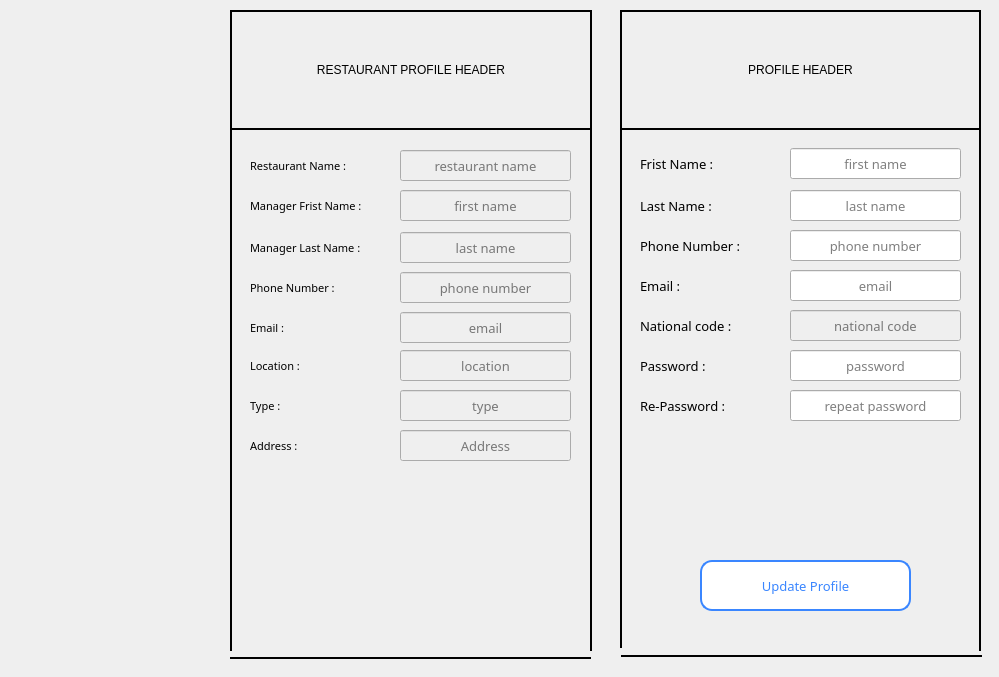
   <widget class="QWidget" name="widget">
    <attribute name="title">
     <string>Profile</string>
    </attribute>
    <widget class="Line" name="line_10">
     <property name="geometry">
      <rect>
       <x>230</x>
       <y>648</y>
       <width>361</width>
       <height>20</height>
      </rect>
     </property>
     <property name="frameShadow">
      <enum>QFrame::Plain</enum>
     </property>
     <property name="lineWidth">
      <number>2</number>
     </property>
     <property name="orientation">
      <enum>Qt::Horizontal</enum>
     </property>
    </widget>
    <widget class="Line" name="line_11">
     <property name="geometry">
      <rect>
       <x>581</x>
       <y>120</y>
       <width>20</width>
       <height>531</height>
      </rect>
     </property>
     <property name="frameShadow">
      <enum>QFrame::Plain</enum>
     </property>
     <property name="lineWidth">
      <number>2</number>
     </property>
     <property name="midLineWidth">
      <number>0</number>
     </property>
     <property name="orientation">
      <enum>Qt::Vertical</enum>
     </property>
    </widget>
    <widget class="Line" name="line_12">
     <property name="geometry">
      <rect>
       <x>221</x>
       <y>130</y>
       <width>20</width>
       <height>521</height>
      </rect>
     </property>
     <property name="frameShadow">
      <enum>QFrame::Plain</enum>
     </property>
     <property name="lineWidth">
      <number>2</number>
     </property>
     <property name="orientation">
      <enum>Qt::Vertical</enum>
     </property>
    </widget>
    <widget class="QLabel" name="restaurant_info_header">
     <property name="geometry">
      <rect>
       <x>230</x>
       <y>10</y>
       <width>362</width>
       <height>120</height>
      </rect>
     </property>
     <property name="frameShape">
      <enum>QFrame::WinPanel</enum>
     </property>
     <property name="text">
      <string>RESTAURANT PROFILE HEADER</string>
     </property>
     <property name="alignment">
      <set>Qt::AlignCenter</set>
     </property>
    </widget>
    <widget class="Line" name="line_13">
     <property name="geometry">
      <rect>
       <x>621</x>
       <y>648</y>
       <width>361</width>
       <height>16</height>
      </rect>
     </property>
     <property name="frameShadow">
      <enum>QFrame::Plain</enum>
     </property>
     <property name="lineWidth">
      <number>2</number>
     </property>
     <property name="orientation">
      <enum>Qt::Horizontal</enum>
     </property>
    </widget>
    <widget class="Line" name="line_14">
     <property name="geometry">
      <rect>
       <x>970</x>
       <y>120</y>
       <width>20</width>
       <height>531</height>
      </rect>
     </property>
     <property name="frameShadow">
      <enum>QFrame::Plain</enum>
     </property>
     <property name="lineWidth">
      <number>2</number>
     </property>
     <property name="midLineWidth">
      <number>0</number>
     </property>
     <property name="orientation">
      <enum>Qt::Vertical</enum>
     </property>
    </widget>
    <widget class="QLineEdit" name="first_name_input">
     <property name="geometry">
      <rect>
       <x>790</x>
       <y>148</y>
       <width>171</width>
       <height>31</height>
      </rect>
     </property>
     <property name="font">
      <font>
       <family>MV Boli</family>
       <pointsize>10</pointsize>
      </font>
     </property>
     <property name="text">
      <string/>
     </property>
     <property name="alignment">
      <set>Qt::AlignCenter</set>
     </property>
     <property name="placeholderText">
      <string>first name</string>
     </property>
     <property name="clearButtonEnabled">
      <bool>false</bool>
     </property>
    </widget>
    <widget class="Line" name="line_15">
     <property name="geometry">
      <rect>
       <x>611</x>
       <y>127</y>
       <width>20</width>
       <height>521</height>
      </rect>
     </property>
     <property name="frameShadow">
      <enum>QFrame::Plain</enum>
     </property>
     <property name="lineWidth">
      <number>2</number>
     </property>
     <property name="orientation">
      <enum>Qt::Vertical</enum>
     </property>
    </widget>
    <widget class="QLabel" name="profile_header">
     <property name="geometry">
      <rect>
       <x>620</x>
       <y>10</y>
       <width>361</width>
       <height>120</height>
      </rect>
     </property>
     <property name="frameShape">
      <enum>QFrame::WinPanel</enum>
     </property>
     <property name="text">
      <string>PROFILE HEADER</string>
     </property>
     <property name="alignment">
      <set>Qt::AlignCenter</set>
     </property>
    </widget>
    <widget class="QLabel" name="first_name_label">
     <property name="geometry">
      <rect>
       <x>640</x>
       <y>148</y>
       <width>141</width>
       <height>31</height>
      </rect>
     </property>
     <property name="font">
      <font>
       <family>MV Boli</family>
       <pointsize>10</pointsize>
      </font>
     </property>
     <property name="text">
      <string>Frist Name :</string>
     </property>
    </widget>
    <widget class="QLineEdit" name="last_name_input">
     <property name="geometry">
      <rect>
       <x>790</x>
       <y>190</y>
       <width>171</width>
       <height>31</height>
      </rect>
     </property>
     <property name="font">
      <font>
       <family>MV Boli</family>
       <pointsize>10</pointsize>
      </font>
     </property>
     <property name="text">
      <string/>
     </property>
     <property name="alignment">
      <set>Qt::AlignCenter</set>
     </property>
     <property name="placeholderText">
      <string>last name</string>
     </property>
     <property name="clearButtonEnabled">
      <bool>false</bool>
     </property>
    </widget>
    <widget class="QLabel" name="last_name_label">
     <property name="geometry">
      <rect>
       <x>640</x>
       <y>190</y>
       <width>141</width>
       <height>31</height>
      </rect>
     </property>
     <property name="font">
      <font>
       <family>MV Boli</family>
       <pointsize>10</pointsize>
      </font>
     </property>
     <property name="text">
      <string>Last Name :</string>
     </property>
    </widget>
    <widget class="QLineEdit" name="phone_number_input">
     <property name="geometry">
      <rect>
       <x>790</x>
       <y>230</y>
       <width>171</width>
       <height>31</height>
      </rect>
     </property>
     <property name="font">
      <font>
       <family>MV Boli</family>
       <pointsize>10</pointsize>
      </font>
     </property>
     <property name="text">
      <string/>
     </property>
     <property name="alignment">
      <set>Qt::AlignCenter</set>
     </property>
     <property name="placeholderText">
      <string>phone number</string>
     </property>
     <property name="clearButtonEnabled">
      <bool>false</bool>
     </property>
    </widget>
    <widget class="QLabel" name="phone_number_label">
     <property name="geometry">
      <rect>
       <x>640</x>
       <y>230</y>
       <width>141</width>
       <height>31</height>
      </rect>
     </property>
     <property name="font">
      <font>
       <family>MV Boli</family>
       <pointsize>10</pointsize>
      </font>
     </property>
     <property name="text">
      <string>Phone Number :</string>
     </property>
    </widget>
    <widget class="QLineEdit" name="email_input">
     <property name="geometry">
      <rect>
       <x>790</x>
       <y>270</y>
       <width>171</width>
       <height>31</height>
      </rect>
     </property>
     <property name="font">
      <font>
       <family>MV Boli</family>
       <pointsize>10</pointsize>
      </font>
     </property>
     <property name="text">
      <string/>
     </property>
     <property name="alignment">
      <set>Qt::AlignCenter</set>
     </property>
     <property name="placeholderText">
      <string>email</string>
     </property>
     <property name="clearButtonEnabled">
      <bool>false</bool>
     </property>
    </widget>
    <widget class="QLabel" name="email_label">
     <property name="geometry">
      <rect>
       <x>640</x>
       <y>270</y>
       <width>141</width>
       <height>31</height>
      </rect>
     </property>
     <property name="font">
      <font>
       <family>MV Boli</family>
       <pointsize>10</pointsize>
      </font>
     </property>
     <property name="text">
      <string>Email :</string>
     </property>
    </widget>
    <widget class="QLineEdit" name="national_code_input">
     <property name="enabled">
      <bool>false</bool>
     </property>
     <property name="geometry">
      <rect>
       <x>790</x>
       <y>310</y>
       <width>171</width>
       <height>31</height>
      </rect>
     </property>
     <property name="font">
      <font>
       <family>MV Boli</family>
       <pointsize>10</pointsize>
      </font>
     </property>
     <property name="styleSheet">
      <string notr="true">QLineEdit:disabled{
color: rgb(0, 0, 0);
}</string>
     </property>
     <property name="text">
      <string/>
     </property>
     <property name="alignment">
      <set>Qt::AlignCenter</set>
     </property>
     <property name="readOnly">
      <bool>false</bool>
     </property>
     <property name="placeholderText">
      <string>national code</string>
     </property>
     <property name="clearButtonEnabled">
      <bool>false</bool>
     </property>
    </widget>
    <widget class="QLabel" name="national_code_label">
     <property name="geometry">
      <rect>
       <x>640</x>
       <y>310</y>
       <width>141</width>
       <height>31</height>
      </rect>
     </property>
     <property name="font">
      <font>
       <family>MV Boli</family>
       <pointsize>10</pointsize>
      </font>
     </property>
     <property name="text">
      <string>National code :</string>
     </property>
    </widget>
    <widget class="QLineEdit" name="password_input">
     <property name="geometry">
      <rect>
       <x>790</x>
       <y>350</y>
       <width>171</width>
       <height>31</height>
      </rect>
     </property>
     <property name="font">
      <font>
       <family>MV Boli</family>
       <pointsize>10</pointsize>
      </font>
     </property>
     <property name="text">
      <string/>
     </property>
     <property name="echoMode">
      <enum>QLineEdit::Password</enum>
     </property>
     <property name="alignment">
      <set>Qt::AlignCenter</set>
     </property>
     <property name="placeholderText">
      <string>password</string>
     </property>
     <property name="clearButtonEnabled">
      <bool>false</bool>
     </property>
    </widget>
    <widget class="QLabel" name="password_label">
     <property name="geometry">
      <rect>
       <x>640</x>
       <y>350</y>
       <width>141</width>
       <height>31</height>
      </rect>
     </property>
     <property name="font">
      <font>
       <family>MV Boli</family>
       <pointsize>10</pointsize>
      </font>
     </property>
     <property name="text">
      <string>Password :</string>
     </property>
    </widget>
    <widget class="QLineEdit" name="re_password_input">
     <property name="geometry">
      <rect>
       <x>790</x>
       <y>390</y>
       <width>171</width>
       <height>31</height>
      </rect>
     </property>
     <property name="font">
      <font>
       <family>MV Boli</family>
       <pointsize>10</pointsize>
      </font>
     </property>
     <property name="text">
      <string/>
     </property>
     <property name="echoMode">
      <enum>QLineEdit::Password</enum>
     </property>
     <property name="alignment">
      <set>Qt::AlignCenter</set>
     </property>
     <property name="placeholderText">
      <string>repeat password</string>
     </property>
     <property name="clearButtonEnabled">
      <bool>false</bool>
     </property>
    </widget>
    <widget class="QLabel" name="re_password_label">
     <property name="geometry">
      <rect>
       <x>640</x>
       <y>390</y>
       <width>141</width>
       <height>31</height>
      </rect>
     </property>
     <property name="font">
      <font>
       <family>MV Boli</family>
       <pointsize>10</pointsize>
      </font>
     </property>
     <property name="text">
      <string>Re-Password :</string>
     </property>
    </widget>
    <widget class="QPushButton" name="update_profile_submit">
     <property name="geometry">
      <rect>
       <x>700</x>
       <y>560</y>
       <width>211</width>
       <height>51</height>
      </rect>
     </property>
     <property name="font">
      <font>
       <family>MV Boli</family>
       <pointsize>10</pointsize>
       <weight>50</weight>
       <italic>false</italic>
       <bold>false</bold>
      </font>
     </property>
     <property name="styleSheet">
      <string notr="true">QPushButton{
	color: rgb(58, 134, 255);
	font: 10pt &quot;MV Boli&quot;;
	background-color: white;
	border: 2px solid rgb(58, 134, 255);
    border-radius: 12px;
}

QPushButton:hover:!pressed   {
	background-color: qlineargradient(spread:pad, x1:0, y1:0, x2:0.857143, y2:0.857955, stop:1 rgba(10, 242, 251, 255), stop:0 rgba(224, 6, 159, 255));
  color: white;
}

QPushButton:pressed   {
  background-color: rgba(224, 6, 159, 255);
  color: white;
}
</string>
     </property>
     <property name="text">
      <string>Update Profile</string>
     </property>
     <property name="checkable">
      <bool>false</bool>
     </property>
    </widget>
    <widget class="QLineEdit" name="address_input">
     <property name="enabled">
      <bool>false</bool>
     </property>
     <property name="geometry">
      <rect>
       <x>400</x>
       <y>430</y>
       <width>171</width>
       <height>31</height>
      </rect>
     </property>
     <property name="font">
      <font>
       <family>MV Boli</family>
       <pointsize>10</pointsize>
      </font>
     </property>
     <property name="styleSheet">
      <string notr="true">QLineEdit:disabled{
color: rgb(0, 0, 0);
}</string>
     </property>
     <property name="text">
      <string/>
     </property>
     <property name="alignment">
      <set>Qt::AlignCenter</set>
     </property>
     <property name="readOnly">
      <bool>false</bool>
     </property>
     <property name="placeholderText">
      <string>Address</string>
     </property>
     <property name="clearButtonEnabled">
      <bool>false</bool>
     </property>
    </widget>
    <widget class="QLineEdit" name="manager_first_name_input">
     <property name="enabled">
      <bool>false</bool>
     </property>
     <property name="geometry">
      <rect>
       <x>400</x>
       <y>190</y>
       <width>171</width>
       <height>31</height>
      </rect>
     </property>
     <property name="font">
      <font>
       <family>MV Boli</family>
       <pointsize>10</pointsize>
      </font>
     </property>
     <property name="styleSheet">
      <string notr="true">QLineEdit:disabled{
color: rgb(0, 0, 0);
}</string>
     </property>
     <property name="text">
      <string/>
     </property>
     <property name="alignment">
      <set>Qt::AlignCenter</set>
     </property>
     <property name="readOnly">
      <bool>false</bool>
     </property>
     <property name="placeholderText">
      <string>first name</string>
     </property>
     <property name="clearButtonEnabled">
      <bool>false</bool>
     </property>
    </widget>
    <widget class="QLabel" name="restaurant_email_label">
     <property name="geometry">
      <rect>
       <x>250</x>
       <y>312</y>
       <width>141</width>
       <height>31</height>
      </rect>
     </property>
     <property name="font">
      <font>
       <family>MV Boli</family>
       <pointsize>8</pointsize>
      </font>
     </property>
     <property name="text">
      <string>Email :</string>
     </property>
    </widget>
    <widget class="QLineEdit" name="location_input">
     <property name="enabled">
      <bool>false</bool>
     </property>
     <property name="geometry">
      <rect>
       <x>400</x>
       <y>350</y>
       <width>171</width>
       <height>31</height>
      </rect>
     </property>
     <property name="font">
      <font>
       <family>MV Boli</family>
       <pointsize>10</pointsize>
      </font>
     </property>
     <property name="styleSheet">
      <string notr="true">QLineEdit:disabled{
color: rgb(0, 0, 0);
}</string>
     </property>
     <property name="text">
      <string/>
     </property>
     <property name="alignment">
      <set>Qt::AlignCenter</set>
     </property>
     <property name="readOnly">
      <bool>false</bool>
     </property>
     <property name="placeholderText">
      <string>location</string>
     </property>
     <property name="clearButtonEnabled">
      <bool>false</bool>
     </property>
    </widget>
    <widget class="QLineEdit" name="manager_last_name_input">
     <property name="enabled">
      <bool>false</bool>
     </property>
     <property name="geometry">
      <rect>
       <x>400</x>
       <y>232</y>
       <width>171</width>
       <height>31</height>
      </rect>
     </property>
     <property name="font">
      <font>
       <family>MV Boli</family>
       <pointsize>10</pointsize>
      </font>
     </property>
     <property name="styleSheet">
      <string notr="true">QLineEdit:disabled{
color: rgb(0, 0, 0);
}</string>
     </property>
     <property name="text">
      <string/>
     </property>
     <property name="alignment">
      <set>Qt::AlignCenter</set>
     </property>
     <property name="readOnly">
      <bool>false</bool>
     </property>
     <property name="placeholderText">
      <string>last name</string>
     </property>
     <property name="clearButtonEnabled">
      <bool>false</bool>
     </property>
    </widget>
    <widget class="QLineEdit" name="restaurant_email_input">
     <property name="enabled">
      <bool>false</bool>
     </property>
     <property name="geometry">
      <rect>
       <x>400</x>
       <y>312</y>
       <width>171</width>
       <height>31</height>
      </rect>
     </property>
     <property name="font">
      <font>
       <family>MV Boli</family>
       <pointsize>10</pointsize>
      </font>
     </property>
     <property name="styleSheet">
      <string notr="true">QLineEdit:disabled{
color: rgb(0, 0, 0);
}</string>
     </property>
     <property name="text">
      <string/>
     </property>
     <property name="alignment">
      <set>Qt::AlignCenter</set>
     </property>
     <property name="readOnly">
      <bool>false</bool>
     </property>
     <property name="placeholderText">
      <string>email</string>
     </property>
     <property name="clearButtonEnabled">
      <bool>false</bool>
     </property>
    </widget>
    <widget class="QLabel" name="manager_last_name_label">
     <property name="geometry">
      <rect>
       <x>250</x>
       <y>232</y>
       <width>141</width>
       <height>31</height>
      </rect>
     </property>
     <property name="font">
      <font>
       <family>MV Boli</family>
       <pointsize>8</pointsize>
      </font>
     </property>
     <property name="text">
      <string>Manager Last Name :</string>
     </property>
    </widget>
    <widget class="QLabel" name="restaurant_phone_number_label">
     <property name="geometry">
      <rect>
       <x>250</x>
       <y>272</y>
       <width>141</width>
       <height>31</height>
      </rect>
     </property>
     <property name="font">
      <font>
       <family>MV Boli</family>
       <pointsize>8</pointsize>
      </font>
     </property>
     <property name="text">
      <string>Phone Number :</string>
     </property>
    </widget>
    <widget class="QLabel" name="address_label">
     <property name="geometry">
      <rect>
       <x>250</x>
       <y>430</y>
       <width>141</width>
       <height>31</height>
      </rect>
     </property>
     <property name="font">
      <font>
       <family>MV Boli</family>
       <pointsize>8</pointsize>
      </font>
     </property>
     <property name="text">
      <string>Address :</string>
     </property>
    </widget>
    <widget class="QLineEdit" name="restaurant_phone_number_input">
     <property name="enabled">
      <bool>false</bool>
     </property>
     <property name="geometry">
      <rect>
       <x>400</x>
       <y>272</y>
       <width>171</width>
       <height>31</height>
      </rect>
     </property>
     <property name="font">
      <font>
       <family>MV Boli</family>
       <pointsize>10</pointsize>
      </font>
     </property>
     <property name="styleSheet">
      <string notr="true">QLineEdit:disabled{
color: rgb(0, 0, 0);
}</string>
     </property>
     <property name="text">
      <string/>
     </property>
     <property name="alignment">
      <set>Qt::AlignCenter</set>
     </property>
     <property name="readOnly">
      <bool>false</bool>
     </property>
     <property name="placeholderText">
      <string>phone number</string>
     </property>
     <property name="clearButtonEnabled">
      <bool>false</bool>
     </property>
    </widget>
    <widget class="QLabel" name="type_label">
     <property name="geometry">
      <rect>
       <x>250</x>
       <y>390</y>
       <width>141</width>
       <height>31</height>
      </rect>
     </property>
     <property name="font">
      <font>
       <family>MV Boli</family>
       <pointsize>8</pointsize>
      </font>
     </property>
     <property name="text">
      <string>Type :</string>
     </property>
    </widget>
    <widget class="QLineEdit" name="type_input">
     <property name="enabled">
      <bool>false</bool>
     </property>
     <property name="geometry">
      <rect>
       <x>400</x>
       <y>390</y>
       <width>171</width>
       <height>31</height>
      </rect>
     </property>
     <property name="font">
      <font>
       <family>MV Boli</family>
       <pointsize>10</pointsize>
      </font>
     </property>
     <property name="styleSheet">
      <string notr="true">QLineEdit:disabled{
color: rgb(0, 0, 0);
}</string>
     </property>
     <property name="text">
      <string/>
     </property>
     <property name="alignment">
      <set>Qt::AlignCenter</set>
     </property>
     <property name="readOnly">
      <bool>false</bool>
     </property>
     <property name="placeholderText">
      <string>type</string>
     </property>
     <property name="clearButtonEnabled">
      <bool>false</bool>
     </property>
    </widget>
    <widget class="QLabel" name="location_label">
     <property name="geometry">
      <rect>
       <x>250</x>
       <y>350</y>
       <width>141</width>
       <height>31</height>
      </rect>
     </property>
     <property name="font">
      <font>
       <family>MV Boli</family>
       <pointsize>8</pointsize>
      </font>
     </property>
     <property name="text">
      <string>Location :</string>
     </property>
    </widget>
    <widget class="QLabel" name="manager_first_name_label">
     <property name="geometry">
      <rect>
       <x>250</x>
       <y>190</y>
       <width>141</width>
       <height>31</height>
      </rect>
     </property>
     <property name="font">
      <font>
       <family>MV Boli</family>
       <pointsize>8</pointsize>
      </font>
     </property>
     <property name="text">
      <string>Manager Frist Name :</string>
     </property>
    </widget>
    <widget class="QLineEdit" name="restaurant_name_input">
     <property name="enabled">
      <bool>false</bool>
     </property>
     <property name="geometry">
      <rect>
       <x>400</x>
       <y>150</y>
       <width>171</width>
       <height>31</height>
      </rect>
     </property>
     <property name="font">
      <font>
       <family>MV Boli</family>
       <pointsize>10</pointsize>
      </font>
     </property>
     <property name="styleSheet">
      <string notr="true">QLineEdit:disabled{
color: rgb(0, 0, 0);
}</string>
     </property>
     <property name="text">
      <string/>
     </property>
     <property name="alignment">
      <set>Qt::AlignCenter</set>
     </property>
     <property name="readOnly">
      <bool>false</bool>
     </property>
     <property name="placeholderText">
      <string>restaurant name</string>
     </property>
     <property name="clearButtonEnabled">
      <bool>false</bool>
     </property>
    </widget>
    <widget class="QLabel" name="restaurant_name_label">
     <property name="geometry">
      <rect>
       <x>250</x>
       <y>150</y>
       <width>141</width>
       <height>31</height>
      </rect>
     </property>
     <property name="font">
      <font>
       <family>MV Boli</family>
       <pointsize>8</pointsize>
      </font>
     </property>
     <property name="text">
      <string>Restaurant Name :</string>
     </property>
    </widget>
    <widget class="QLabel" name="error">
     <property name="geometry">
      <rect>
       <x>640</x>
       <y>450</y>
       <width>321</width>
       <height>20</height>
      </rect>
     </property>
     <property name="styleSheet">
      <string notr="true">QLabel {
color: rgb(255, 30, 10);
}</string>
     </property>
     <property name="text">
      <string/>
     </property>
     <property name="alignment">
      <set>Qt::AlignCenter</set>
     </property>
    </widget>
   </widget>
